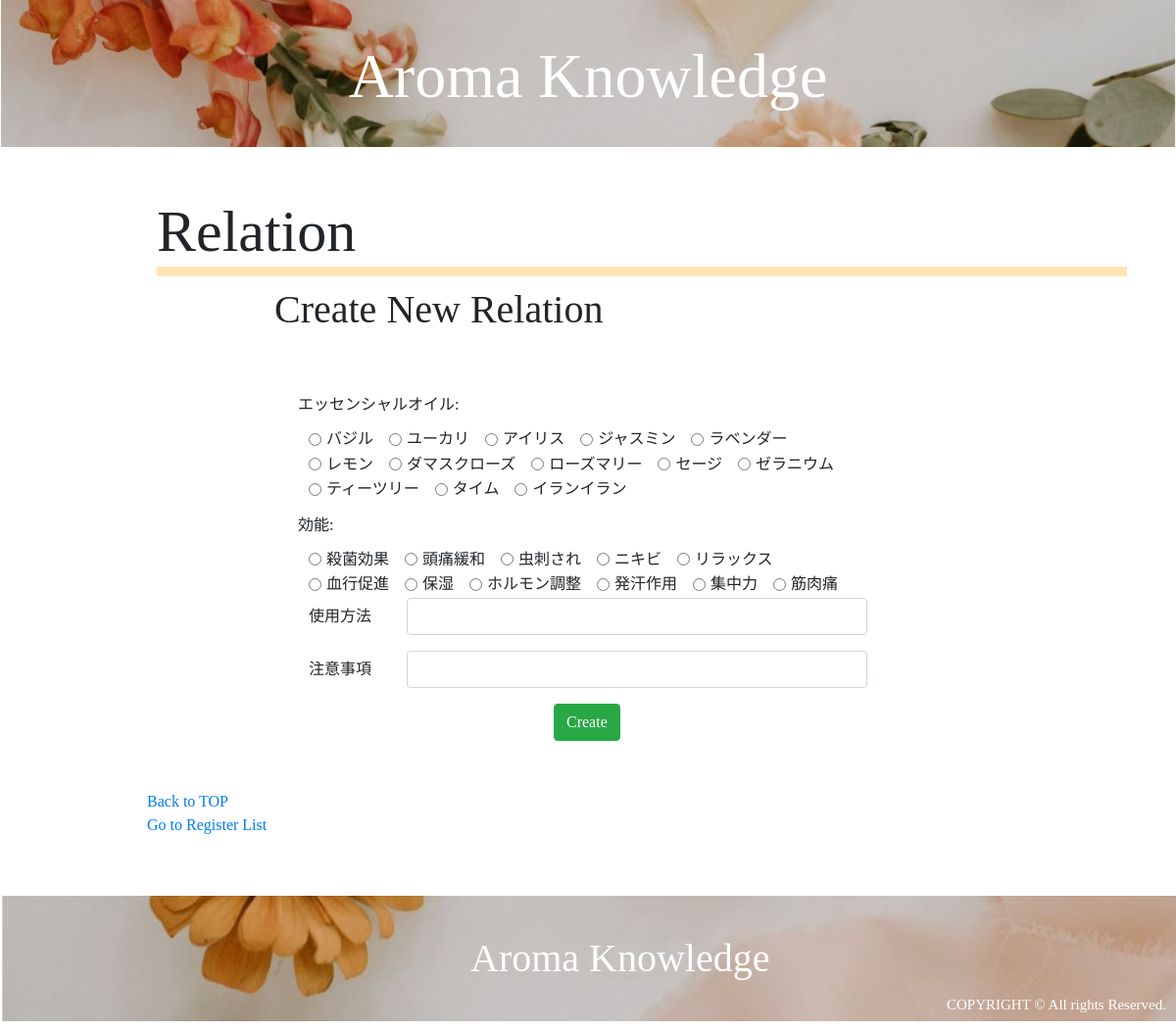
Screenshot of /relation_register.php (signed in) with the database file from the repository.
### tables this page shows
CREATE TABLE `essential_oils` (
  `id` int(11) NOT NULL AUTO_INCREMENT,
  `name` varchar(255) NOT NULL,
  `scientific_name` varchar(255) NOT NULL,
  `plant_name` varchar(255) NOT NULL,
  `extraction` varchar(255) NOT NULL,
  `aroma` varchar(255) NOT NULL,
  `caution` varchar(255) NOT NULL,
  `english_name` varchar(255) NOT NULL,
  `user_id` int(11) NOT NULL,
  `image` varchar(255) NOT NULL,
  `created_at` timestamp NOT NULL DEFAULT CURRENT_TIMESTAMP,
  PRIMARY KEY (`id`),
  UNIQUE KEY `name` (`name`),
  KEY `user_id` (`user_id`),
  CONSTRAINT `essential_oils_ibfk_1` FOREIGN KEY (`user_id`) REFERENCES `users` (`id`) ON DELETE CASCADE ON UPDATE CASCADE
);

CREATE TABLE `effects` (
  `id` int(11) NOT NULL AUTO_INCREMENT,
  `effect` varchar(255) NOT NULL,
  `content` varchar(255) NOT NULL,
  `caution` varchar(255) NOT NULL,
  `user_id` int(11) NOT NULL,
  `created_at` timestamp NOT NULL DEFAULT CURRENT_TIMESTAMP,
  PRIMARY KEY (`id`),
  UNIQUE KEY `effect` (`effect`),
  KEY `user_id` (`user_id`),
  CONSTRAINT `effects_ibfk_1` FOREIGN KEY (`user_id`) REFERENCES `users` (`id`) ON DELETE CASCADE ON UPDATE CASCADE
);

### relation_register.php (called while the page is built, shortened)
<?php
    require_once 'DAOs/OilDAO.php';
    require_once 'DAOs/EffectDAO.php';
    $oils = OilDAO::get_all_oils_sort();
    $effects = EffectDAO::get_all_effects();
    include_once 'views/relation_register_view.php';

### DAOs/OilDAO.php (called while the page is built, shortened)
<?php
    class OilDAO extends DAO{
        public static function get_all_oils_sort(){
            try{
                $pdo = self::get_connection();
                $stmt = $pdo->query('SELECT * FROM essential_oils ORDER BY english_name ASC');
                $stmt->setFetchMode(PDO::FETCH_CLASS|PDO::FETCH_PROPS_LATE, 'Oil');
                $oils = $stmt->fetchAll();
            }catch(PDOException $e){
            }finally{
                self::close_connection($pdo, $stmt);
            }
            return $oils;
        }
    }

### DAOs/EffectDAO.php (called while the page is built, shortened)
<?php
    class EffectDAO extends DAO{
        public static function get_all_effects(){
            try{
                $pdo = self::get_connection();
                $stmt = $pdo->query('SELECT * FROM effects');
                $stmt->setFetchMode(PDO::FETCH_CLASS|PDO::FETCH_PROPS_LATE, 'Effect');
                $effects = $stmt->fetchAll();
            }catch(PDOException $e){
                }finally{
                    self::close_connection($pdo, $stmt);
                }
                return $effects;
        }
    }

### views/relation_register_view.php (the view, shortened to what this page needs)
<!DOCTYPE html>
<html lang="ja">
    <head>
        <link rel="stylesheet" href="https://stackpath.bootstrapcdn.com/bootstrap/4.3.1/css/bootstrap.min.css">
        <link rel="stylesheet" href="css/style.css">
        <link rel="stylesheet" href="css/style2.css">
    </head>
    <body>
        <div class="header" style="background-image:url(images/top1.jpg)">
            <h1><a href="mypage_top.php">Aroma Knowledge</h1></a>
        </div>
        <div class="relations">
            <h2 class="title">Relation</h2>
            <h2 class="subtitle">Create New Relation</h2>
            <div class="RelationDetail ForPC">
                <div class="container">
                    <form action="relation_create.php" method="POST">
                        <div class="row">
                            <label for="colFormLabel" class="col-form-label m-1">エッセンシャルオイル:</label>
                        </div>
                        <?php foreach($oils as $oil): ?>
                        <div class="form-check form-check-inline">
                            <input class="form-check-input" type="radio" name="oil" value="<?= $oil->id?>">
                            <label class="form-check-label" for="oil"><?= $oil->name ?></label>
                        </div>
                        <?php endforeach; ?>
                        <div class="row">
                            <label for="colFormLabel" class="col-form-label m-1">効能:</label>
                        </div>
                        <?php foreach($effects as $effect): ?>
                        <div class="form-check form-check-inline">
                            <input class="form-check-input" type="radio" name="effect" value="<?= $effect->id?>">
                            <label class="form-check-label" for="effect"><?= $effect->effect ?></label>
                        </div>
                        <?php endforeach; ?>
                        <br>
                        <div class="form-group row">
                            <label for="colFormLabel" class="col-sm-2 col-form-label">使用方法</label>
                            <div class="col-sm-10">
                                <input type="text" class="form-control" name="howto">
                            </div>
                        </div>
                        <div class="form-group row">
                            <label for="colFormLabel" class="col-sm-2 col-form-label">注意事項</label>
                            <div class="col-sm-10">
                                <input type="text" class="form-control" name="caution">
                            </div>
                        </div>
                        <div class="form-group row">
                            <div class="offset-sm-5 col-sm-1">
                                <button type="submit" class="btn btn-success">Create</button>
                            </div>
                        </div>
                    </form>
                </div>
            </div>
        </div>
        <div class="nav">
            <a href="mypage_top.php">Back to TOP</a><br>
            <a href="register_list.php">Go to Register List</a>
        </div>
        <div class="footer" style="background-image:url(images/footer.jpg)">
            <h1 class="logo">Aroma Knowledge</h1>
            <p class="copylight">COPYRIGHT © All rights Reserved.</p>
        </div>
    </body>
</html>

### css/style.css (style rules this page uses)
body { font-family: 'Times New Roman', '游ゴシック', 'Meiryo UI'; }
.header { text-align: center; background: url(images/top1.jpg); background-size: cover; width: 100%; }
.header h1 { color: white; font-family: Times New Roman; margin: auto; }
.header a { text-decoration: none; color: white; }
form { margin: 50px; }
@media screen and (min-width :768px) { .header { height: 150px; } }
@media screen and (min-width :768px) { .header h1 { padding: 40px; font-size: 4.0rem; } }
@media screen and (min-width :768px) { .essential_oils, .effects, .other, .relations, .SearchOil { margin: 50px 50px; clear: right; } }
@media screen and (min-width :768px) { .title { margin-left: 10%; font-size: 60px; border-bottom: solid 10px moccasin; } }
@media screen and (min-width :768px) { .footer { background: url(images/footer.jpg); background-size: cover; bottom: 0; width: 100%; } }
@media screen and (min-width :768px) { .logo { display: inline-block; margin-left: 40%; margin-top: 40px; color: white; margin-bottom: 40px; } }
@media screen and (min-width :768px) { .copylight { display: inline-block; font-size: 15px; float: right; bottom: 0; margin-right: 10px; margin-top: 100px; color: white; } }
@media screen and (min-width :768px) { .nav { display: inline-block; margin-left: 150px; margin-bottom: 5%; } }
@media screen and (min-width :768px) { .subtitle { margin-left: 230px; font-size: 40px; margin-top: 10px; } }
@media screen and (min-width :768px) { .RelationDetail { margin: 50px 200px; } }

### css/style2.css (style rules this page uses)
body { font-family: 'Times New Roman', '游ゴシック', 'Meiryo UI'; }

### rows the page displays
essential_oils: name "バジル"
essential_oils: name "ユーカリ"
essential_oils: name "アイリス"
essential_oils: name "ジャスミン"
essential_oils: name "ラベンダー"
essential_oils: name "レモン"
essential_oils: name "ダマスクローズ"
essential_oils: name "ローズマリー"
essential_oils: name "セージ"
essential_oils: name "ゼラニウム"
essential_oils: name "ティーツリー"
essential_oils: name "タイム"
essential_oils: name "イランイラン"
effects: effect "殺菌効果"
effects: effect "頭痛緩和"
effects: effect "虫刺され"
effects: effect "ニキビ"
effects: effect "リラックス"
effects: effect "血行促進"
effects: effect "保湿"
effects: effect "ホルモン調整"
effects: effect "発汗作用"
effects: effect "集中力"
effects: effect "筋肉痛"
